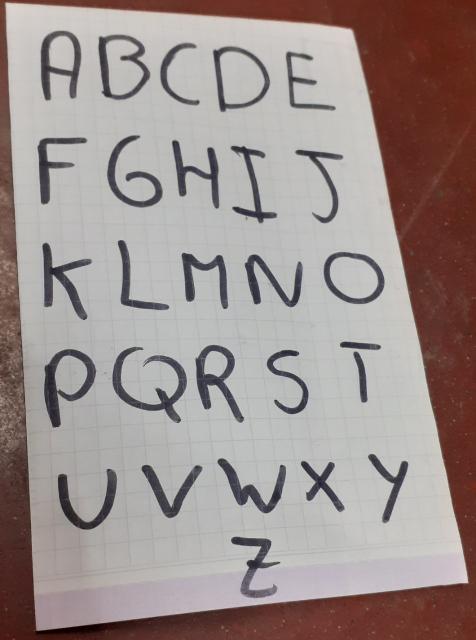
#> input picture examen2/interfaz/uploads/original.jpg, 952 x 1280 px (shown at 1/2 size)
$ python conjuntomorfo.py
#> lines starting #> are read from the running program, lines starting #| are printed output that depends on the picture; after the words box and inside, x2 and y2 are one past the last pixel; in counts of white or black regions, pixels touching at a corner belong together
import numpy as np
import cv2
from matplotlib import pyplot as plt


# [47 lines left out: functions thresh, dilation, erosion, opening, closing, not called in this run]


def conjunto(img,kernel):
    # [9 lines of commented-out code are left out]
    ret,resul=cv2.threshold(img,108,255,cv2.THRESH_BINARY) #thresh
    resul=cv2.dilate(resul,kernel,iterations=1)#dilation
    resul=cv2.morphologyEx(resul,cv2.MORPH_CLOSE,kernel)#closing
    resul=cv2.erode(resul,kernel,iterations=1)#erosion
    resul=cv2.morphologyEx(resul,cv2.MORPH_OPEN,kernel)#opening
    # resul=cv2.dilate(resul,kernel,iterations=1)#dilation
    # resul=cv2.dilate(resul,kernel,iterations=1)#dilation
    # resul=cv2.dilate(resul,kernel,iterations=1)#dilation
    resul=cv2.dilate(resul,kernel,iterations=1)#dilation
    resul=cv2.dilate(resul,kernel,iterations=1)#dilation
    return resul

def esquinas(img):
    gray = cv2.cvtColor(img,cv2.COLOR_BGR2GRAY)
    corners = cv2.goodFeaturesToTrack(gray, 4, 0.01, 250)
    corners = np.int0(corners)
    f = open ('puntos.txt','w')
    p1x=str(corners[0][0][0])
    p2x=str(corners[1][0][0])
    p3x=str(corners[2][0][0])
    p4x=str(corners[3][0][0])
    p1y=str(corners[0][0][1])
    p2y=str(corners[1][0][1])
    p3y=str(corners[2][0][1])
    p4y=str(corners[3][0][1])
    f.write(p1x)
    f.write(",")
    f.write(p1y)
    f.write(",")
    f.write(p2x)
    f.write(",")
    f.write(p2y)
    f.write(",")
    f.write(p3x)
    f.write(",")
    f.write(p3y)
    f.write(",")
    f.write(p4x)
    f.write(",")
    f.write(p4y)
    f.close()


img=cv2.imread('uploads/original.jpg',0)
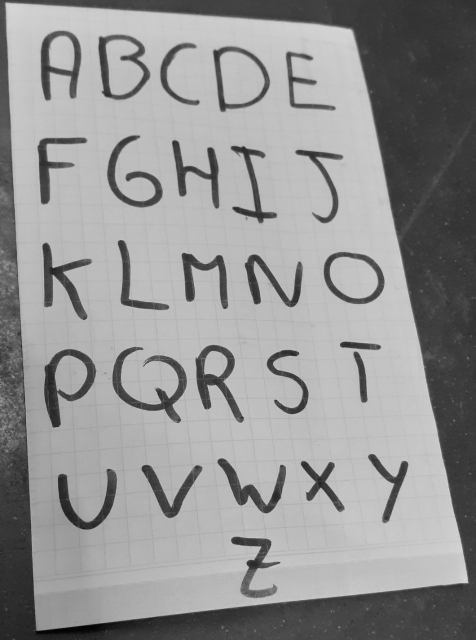
#> img: shape (1280, 952) (shown at 1/2 size); min 1, max 222, mean 147.7
img=cv2.resize(img,(500,500))
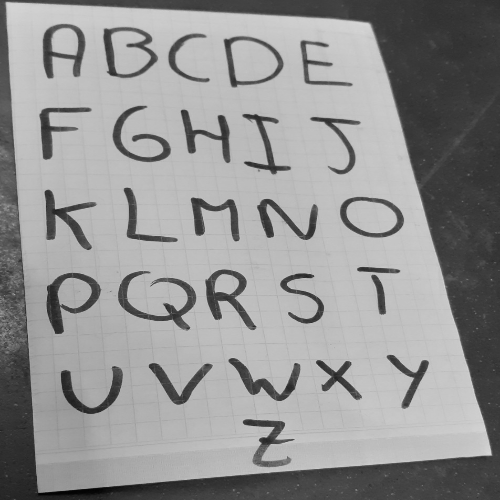
#> img: shape (500, 500); min 2, max 215, mean 147.6
kernel=np.ones((5,5),np.uint8)
reso=conjunto(img,kernel)
#> in conjunto, `ret,resul=cv2.threshold(img,108,255,cv2.THRESH_BINARY)`:
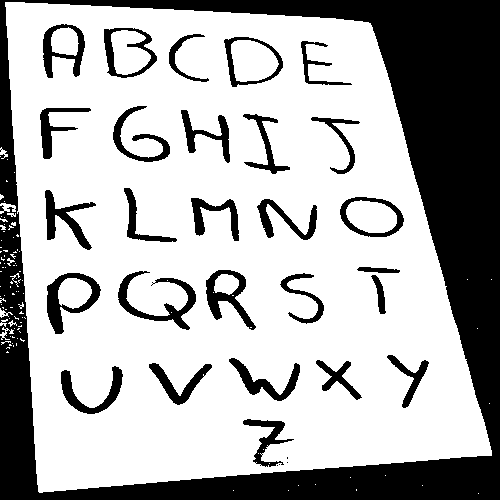
#> resul: shape (500, 500); 69% white; 34 black regions (6 under 20 px), largest, box (x1, y1, x2, y2) and area: (0, 0, 500, 500) 58300, (118, 271, 196, 330) 1220, (47, 273, 101, 334) 1166
#> in conjunto, `resul=cv2.dilate(resul,kernel,iterations=1)#dilation`: resul: shape (500, 500); 77.5% white; 105 black regions (69 under 20 px), largest, box (x1, y1, x2, y2) and area: (0, 0, 500, 500) 49798, (0, 0, 16, 203) 1586, (0, 254, 23, 314) 396
#> in conjunto, `resul=cv2.morphologyEx(resul,cv2.MORPH_CLOSE,kernel)#closing`:
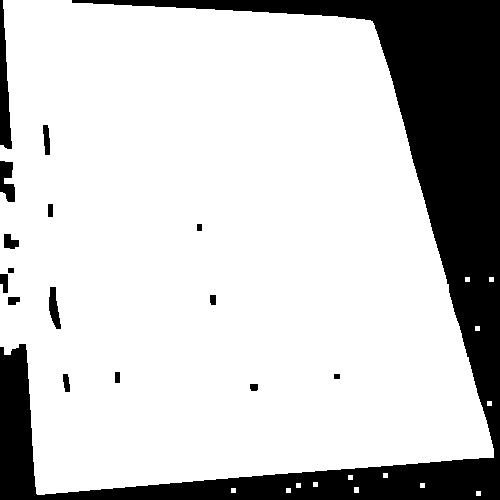
#> resul: shape (500, 500); 79% white; 16 black regions, largest, box (x1, y1, x2, y2) and area: (0, 0, 500, 500) 49729, (0, 0, 12, 149) 1075, (0, 161, 15, 202) 436
#> in conjunto, `resul=cv2.erode(resul,kernel,iterations=1)#erosion`:
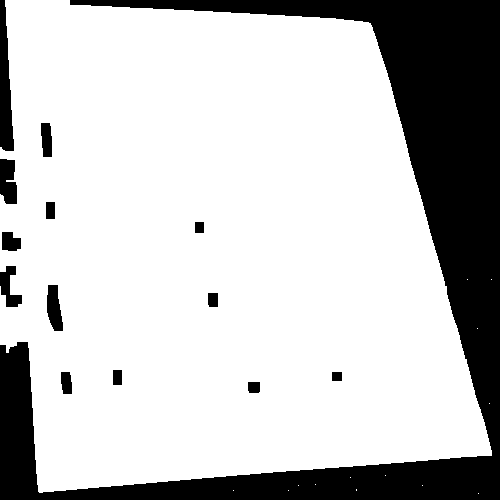
#> resul: shape (500, 500); 76.9% white; 14 black regions, largest, box (x1, y1, x2, y2) and area: (0, 0, 500, 500) 53203, (0, 0, 14, 151) 1427, (0, 159, 17, 204) 642
#> in conjunto, `resul=cv2.morphologyEx(resul,cv2.MORPH_OPEN,kernel)#opening`: resul: shape (500, 500); 76.8% white; 14 black regions, largest, box (x1, y1, x2, y2) and area: (0, 0, 500, 500) 53241, (0, 0, 14, 151) 1431, (0, 159, 17, 204) 659
#> in conjunto, `resul=cv2.dilate(resul,kernel,iterations=1)#dilation`:
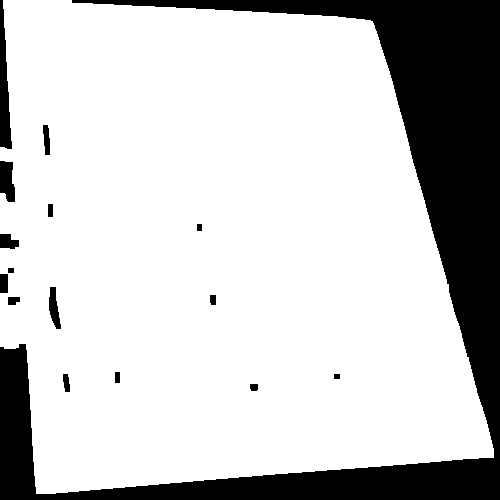
#> resul: shape (500, 500); 78.8% white; 16 black regions, largest, box (x1, y1, x2, y2) and area: (0, 0, 500, 500) 50111, (0, 0, 12, 149) 1083, (0, 161, 15, 202) 487
#> in conjunto, `resul=cv2.dilate(resul,kernel,iterations=1)#dilation`:
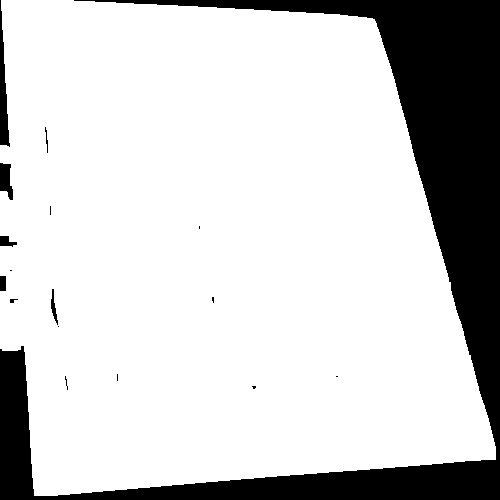
#> resul: shape (500, 500); 80.6% white; 17 black regions (9 under 20 px), largest, box (x1, y1, x2, y2) and area: (0, 0, 500, 500) 46973, (0, 0, 10, 147) 743, (0, 163, 13, 200) 331
cv2.imwrite('resultado.png',reso)
img3=cv2.imread('resultado.png')
esquinas(img3)
#> in esquinas, `corners = cv2.goodFeaturesToTrack(gray, 4, 0.01, 250)`: corners = [[254, 387], [16, 243], [495, 459], [374, 19]]
#> in esquinas, `p1x=str(corners[0][0][0])`: p1x = '254'
#> in esquinas, `p2x=str(corners[1][0][0])`: p2x = '16'
#> in esquinas, `p3x=str(corners[2][0][0])`: p3x = '495'
#> in esquinas, `p4x=str(corners[3][0][0])`: p4x = '374'
#> in esquinas, `p1y=str(corners[0][0][1])`: p1y = '387'
#> in esquinas, `p2y=str(corners[1][0][1])`: p2y = '243'
#> in esquinas, `p3y=str(corners[2][0][1])`: p3y = '459'
#> in esquinas, `p4y=str(corners[3][0][1])`: p4y = '19'
